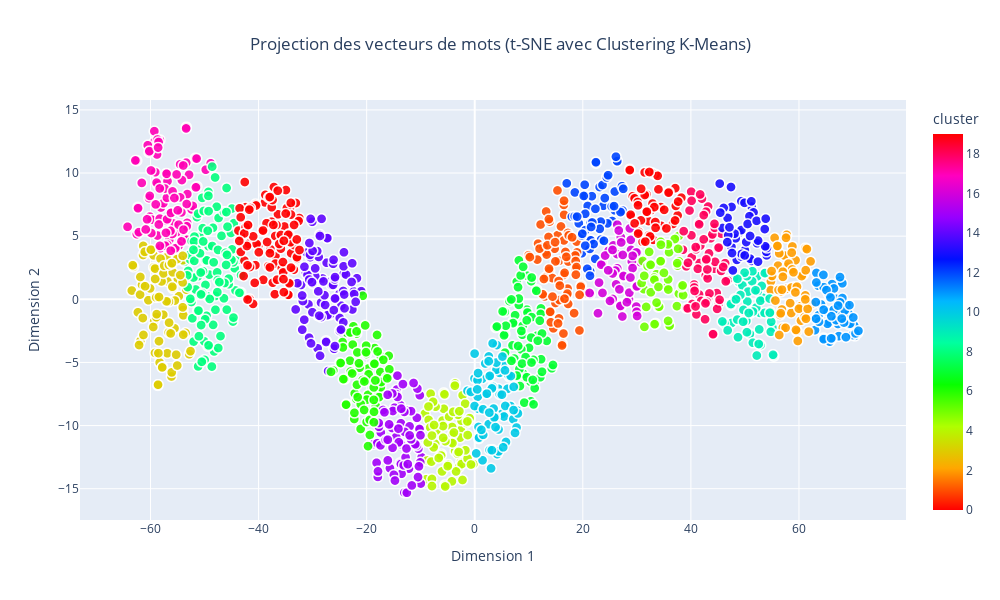

The notebook cell this image was saved under:
### Code cell
from sklearn.preprocessing import StandardScaler
from sklearn.manifold import TSNE
from sklearn.cluster import KMeans
import pandas as pd
import plotly.express as px

# Normalisation des vecteurs
scaler = StandardScaler()
vectors_normalized = scaler.fit_transform(vectors)

# Réduction des vecteurs à 2 dimensions avec t-SNE
tsne = TSNE(n_components=2, random_state=42, perplexity=30, n_iter=1000)
word_vectors_2d = tsne.fit_transform(vectors_normalized)

# Appliquer le clustering K-Means
n_clusters = 20
kmeans = KMeans(n_clusters=n_clusters, random_state=42)
clusters = kmeans.fit_predict(word_vectors_2d)

# Préparer les données pour le graphique
df = pd.DataFrame(word_vectors_2d, columns=['Dim1', 'Dim2'])  # Dimensions réduites avec t-SNE
df['word'] = words  # Ajouter les mots correspondants
df['cluster'] = clusters  # Ajouter les labels des clusters

# Créer le graphique interactif
fig = px.scatter(
    df,
    x='Dim1',
    y='Dim2',
    color='cluster',  # Utiliser les clusters pour la coloration
    hover_name='word',  # Afficher le mot lors du survol
    title="Projection des vecteurs de mots (t-SNE avec Clustering K-Means)",
    labels={'Dim1': 'Dimension 1', 'Dim2': 'Dimension 2'},
    color_continuous_scale='hsv',  # Choisir une palette de couleurs
    category_orders={"cluster": [str(i) for i in range(n_clusters)]},  # Assurez-vous que les clusters sont dans un ordre compréhensible
    width=1000,
    height=600
)

# Personnaliser les points
fig.update_traces(marker=dict(size=10, opacity=0.9, line=dict(width=1.5, color='white')))

# Ajouter un titre pour la légende des clusters
fig.update_layout(
    legend_title="Clusters",
    title_x=0.5,  # Centrer le titre
)

# Afficher le graphique
fig.show()

### Figure 1 — Plotly figure (JSON) as saved in the notebook; plotly's stock layout.template omitted (floating-point values rounded to 4 significant figures; data arrays with more than 128 entries replaced by an {"elided": "..."} marker saying what was removed)
{"data": [{"hovertemplate": "<b>%{hovertext}</b><br><br>Dimension 1=%{x}<br>Dimension 2=%{y}<br>cluster=%{marker.color}<extra></extra>", "hovertext": {"elided": "1337 str values"}, "legendgroup": "", "marker": {"color": {"elided": "1337 int values"}, "coloraxis": "coloraxis", "line": {"color": "white", "width": 1.5}, "opacity": 0.9, "size": 10, "symbol": "circle"}, "mode": "markers", "name": "", "showlegend": false, "type": "scattergl", "x": {"elided": "1337 float values"}, "xaxis": "x", "y": {"elided": "1337 float values"}, "yaxis": "y"}], "layout": {"coloraxis": {"colorbar": {"title": {"text": "cluster"}}, "colorscale": [[0, "#ff0000"], [0.1111, "#ffa700"], [0.2222, "#afff00"], [0.3333, "#08ff00"], [0.4444, "#00ff9f"], [0.5556, "#00b7ff"], [0.6667, "#0010ff"], [0.7778, "#9700ff"], [0.8889, "#ff00bf"], [1, "#ff0000"]]}, "height": 600, "legend": {"title": {"text": "Clusters"}, "tracegroupgap": 0}, "title": {"text": "Projection des vecteurs de mots (t-SNE avec Clustering K-Means)", "x": 0.5}, "width": 1000, "xaxis": {"anchor": "y", "domain": [0, 1], "title": {"text": "Dimension 1"}}, "yaxis": {"anchor": "x", "domain": [0, 1], "title": {"text": "Dimension 2"}}}}
